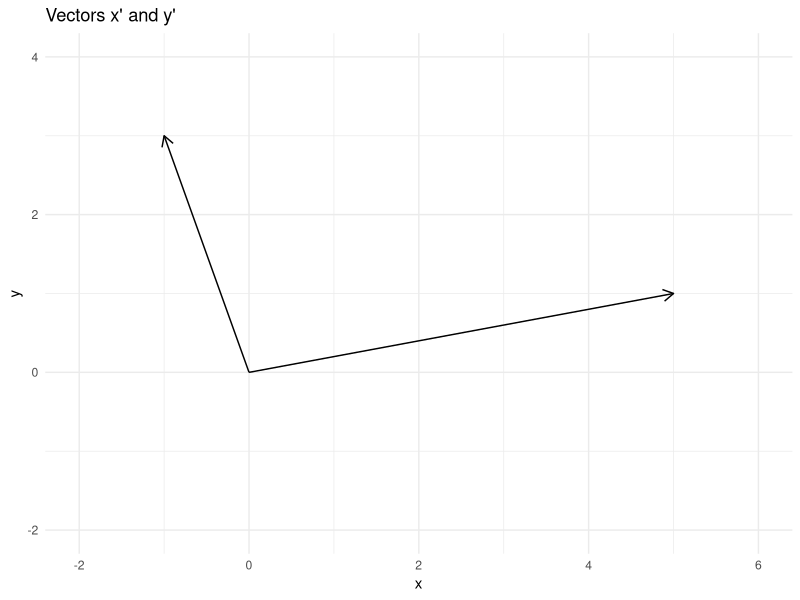
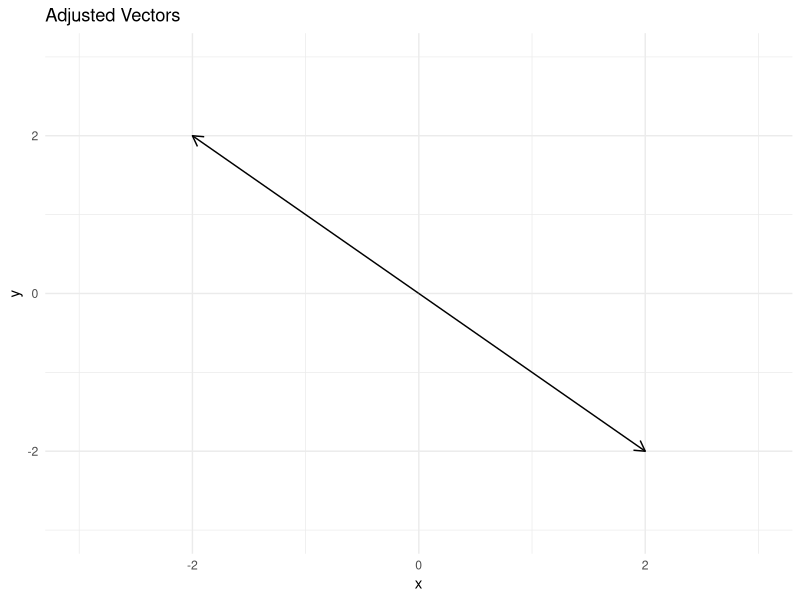

R code for these plots, in order:
## ---- chunk 1
# Panggil library yang diperlukan
library(ggplot2)
## ---- chunk 2
x <- c(5, 1, 3)
y <- c(-1,3,1)
## ---- chunk 3
# Data frame to plot vectors
vector_data <- data.frame(
  x = c(0, 0), 
  y = c(0, 0), 
  xend = c(x[1], y[1]), 
  yend = c(x[2], y[2])
)

# Plot the vectors
ggplot(vector_data, aes(x = x, y = y)) + 
  geom_segment(aes(xend = xend, yend = yend), arrow = arrow(length = unit(0.3, "cm"))) + 
  xlim(-2, 6) + 
  ylim(-2, 4) +
  ggtitle("Vectors x' and y'") + 
  xlab("x") + 
  ylab("y") + 
  theme_minimal()
## ---- chunk 4
# Length of x
length_x <- sqrt(sum(x^2))
length_x

# Dot product of x and y
dot_product <- sum(x * y)

# Length of y
length_y <- sqrt(sum(y^2))

# Cosine of the angle
cos_theta <- dot_product / (length_x * length_y)

# Angle between x and y
angle <- acos(cos_theta) * (180 / pi)
angle

# Projection of y on x
proj_scalar <- dot_product / sum(x^2)
projection <- proj_scalar * x
projection
## ---- chunk 5
# Define the adjusted vectors
adjusted_vec1 <- c(2, -2, 0)
adjusted_vec2 <- c(-2, 2, 0)

# Data frame to plot vectors
adjusted_vector_data <- data.frame(
  x = c(0, 0), 
  y = c(0, 0), 
  xend = c(adjusted_vec1[1], adjusted_vec2[1]), 
  yend = c(adjusted_vec1[2], adjusted_vec2[2])
)

# Plot the vectors
ggplot(adjusted_vector_data, aes(x = x, y = y)) + 
  geom_segment(aes(xend = xend, yend = yend), arrow = arrow(length = unit(0.3, "cm"))) + 
  xlim(-3, 3) + 
  ylim(-3, 3) +
  ggtitle("Adjusted Vectors") + 
  xlab("x") + 
  ylab("y") + 
  theme_minimal()
## ---- chunk 6
A <- matrix(c(-1, 3, 
              4, 2),
            ncol=2,byrow=TRUE)
B <- matrix(c(4, -3, 
              1, -2,
              -2, 0),
            ncol=2,byrow=TRUE)
C <- matrix(c(5,-4,2),
            ncol=1,byrow=TRUE)

list(A=A, B=B, C=C)
## ---- chunk 7
LimaA <- 5 * A
LimaA
## ---- chunk 8
BA <- B %*% A
BA
## ---- chunk 9
AtBt <- t(A) %*% t(B)
AtBt
## ---- chunk 10
CtB <- t(C) %*% B
CtB
## ---- chunk 11
if ( ncol(A) == nrow(B) ) {
  print("AB is defined")
} else {
  print("AB is not defined")
}
## ---- chunk 12
Q = matrix(c(5/13, 12/13,
             -12/13, 5/13), ncol=2, byrow=TRUE)
Q
## ---- chunk 13
# Check if Q^T * Q is the identity matrix
is_orthogonal <- all(round(t(Q) %*% Q, 10) == diag(2))

# Print the result
if (is_orthogonal) {
  print("Matriks Q adalah matriks ortogonal.")
} else {
  print("Matriks Q bukan matriks ortogonal.")
}
## ---- chunk 14
A <- matrix(c(9, -2,
              -2, 6), ncol=2, byrow=TRUE)
A
## ---- chunk 15
is_symmetric <- all(A == t(A))
if (is_symmetric) {
  print("Matriks A adalah simetris.")
} else {
  print("Matriks A bukan simetris.")
}
## ---- chunk 16
eigen_A <- eigen(A)
eigenvalues <- eigen_A$values
is_positive_definite <- all(eigenvalues > 0)
if (is_positive_definite) {
  print("Matriks A adalah definit positif.")
} else {
  print("Matriks A bukan definit positif.")
}
## ---- chunk 17
A
## ---- chunk 18
eigenvectors <- eigen_A$vectors

list(EigenValues = eigenvalues, EigenVectors = eigenvectors)
## ---- chunk 19
# Spectral decomposition is A = PDP^(-1)
# Where P is the matrix of eigenvectors and D is the diagonal matrix of eigenvalues
P <- eigenvectors
D <- diag(eigenvalues)
spectral_decomp <- P %*% D %*% solve(P)

list(P = P, Lambda = D, SpectralDecomposition = spectral_decomp)
## ---- chunk 20
inv_A <- solve(A)
inv_A
## ---- chunk 21
eigen_inv_A <- eigen(inv_A)
eigenvalues_inv_A <- eigen_inv_A$values
eigenvectors_inv_A <- eigen_inv_A$vectors

list(EigenValues = eigenvalues_inv_A, EigenVectors = eigenvectors_inv_A)
## ---- chunk 22
A <- matrix(c(1,2,
              2,-2), ncol=2, byrow=TRUE)
A
## ---- chunk 23
# Eigenvalues and eigenvectors
eigen_A <- eigen(A)
eigenvalues <- eigen_A$values
eigenvectors <- eigen_A$vectors

# Spectral decomposition
P <- eigenvectors
D <- diag(eigenvalues)
spectral_decomp <- P %*% D %*% solve(P)

list(P = P, Lambda = D, SpectralDecomposition = spectral_decomp)
## ---- chunk 24
A
## ---- chunk 25
inv_A <- solve(A)
inv_A
## ---- chunk 26
eigen_inv_A <- eigen(inv_A)
eigenvalues_inv_A <- eigen_inv_A$values
eigenvectors_inv_A <- eigen_inv_A$vectors

list(EigenValues = eigenvalues_inv_A, EigenVectors = eigenvectors_inv_A)
## ---- chunk 27
# Spectral decomposition of A^-1
P_inv_A <- eigenvectors_inv_A
D_inv_A <- diag(eigenvalues_inv_A)
spectral_decomp_inv_A <- P_inv_A %*% D_inv_A %*% solve(P_inv_A)

# Compare with the spectral decomposition of A from Exercise 3.8
list(SpectralDecomposition_A = spectral_decomp, SpectralDecomposition_Inv_A = spectral_decomp_inv_A)
## ---- chunk 28
A <- matrix(c(1,1,
              2,-2,
              2,2), ncol=2, byrow=TRUE)
A
## ---- chunk 29
AtA <- t(A) %*% A
eigen_AtA <- eigen(AtA)
eigenvalues_AtA <- eigen_AtA$values
eigenvectors_AtA <- eigen_AtA$vectors

list(EigenValues = eigenvalues_AtA, EigenVectors = eigenvectors_AtA)
## ---- chunk 30
AAt <- A %*% t(A)
eigen_AAt <- eigen(AAt)
eigenvalues_AAt <- eigen_AAt$values
eigenvectors_AAt <- eigen_AAt$vectors

list(EigenValues = eigenvalues_AAt, EigenVectors = eigenvectors_AAt)

# Check if the nonzero eigenvalues are the same
nonzero_eigenvalues_AtA <- eigenvalues_AtA[eigenvalues_AtA != 0]
nonzero_eigenvalues_AAt <- eigenvalues_AAt[eigenvalues_AAt != 0]

if (all(round(nonzero_eigenvalues_AAt, 10) == round(nonzero_eigenvalues_AtA, 10))) {
  print("Nonzero eigenvalues sama.")
} else {
  print("Nonzero eigenvalues tidak sama.")
}
## ---- chunk 31
svd_A <- svd(A)

list(U = svd_A$u, Sigma = diag(svd_A$d), V = svd_A$v)
## ---- chunk 32
Sigma <- matrix(c(4,0,0,
                  0,9,0,
                  0,0,1), ncol=3, byrow=TRUE)
Sigma
## ---- chunk 33
inv_Sigma <- solve(Sigma)
inv_Sigma
## ---- chunk 34
eigen_Sigma <- eigen(Sigma)
eigenvalues_Sigma <- eigen_Sigma$values
eigenvectors_Sigma <- eigen_Sigma$vectors

list(EigenValues = eigenvalues_Sigma, EigenVectors = eigenvectors_Sigma)
## ---- chunk 35
eigen_inv_Sigma <- eigen(inv_Sigma)
eigenvalues_inv_Sigma <- eigen_inv_Sigma$values
eigenvectors_inv_Sigma <- eigen_inv_Sigma$vectors

list(EigenValues = eigenvalues_inv_Sigma, EigenVectors = eigenvectors_inv_Sigma)
## ---- chunk 36
Sigma <- matrix(c(25,-2,4,
                  -2,4,1,
                  4,1,9), ncol=3, byrow=TRUE)
Sigma
## ---- chunk 37
# Eigenvalues and eigenvectors of Sigma
eigen_Sigma <- eigen(Sigma)
eigenvalues_Sigma <- eigen_Sigma$values
eigenvectors_Sigma <- eigen_Sigma$vectors

# Diagonal matrix of eigenvalues (rho)
rho <- diag(eigenvalues_Sigma)

# Matrix of eigenvectors (V^1/2)
V_half <- eigenvectors_Sigma

list(Rho = rho, V_half = V_half)
## ---- chunk 38
result <- V_half %*% rho %*% t(V_half)
result

# Check if the result is equals to Sigma
if (all(round(result, 10) == round(Sigma, 10))) {
  print("Hubungan V^1/2 * rho * V^1/2 = Sigma terpenuhi.")
} else {
  print("Hubungan V^1/2 * rho * V^1/2 = Sigma tidak terpenuhi.")
}
## ---- chunk 39
mu_X <- c(3,2,-2,0)
Sigma_X <- diag(c(3,3,3,3))
Sigma_X
## ---- chunk 40
A <- matrix(c(1,-1,0,0,
              1,1,-2,0,
              1,1,1,-3), ncol=4, byrow=TRUE)
A
## ---- chunk 41
# Calculate E(AX) = A * mu_X
E_AX <- A %*% mu_X
E_AX
## ---- chunk 42
# Calculate Cov(AX) = A * Sigma_X * A'
Cov_AX <- A %*% Sigma_X %*% t(A)
Cov_AX
## ---- chunk 43
# Find the pairs of linear combinations with zero covariances
zero_covariances <- which(Cov_AX == 0, arr.ind = TRUE)

# Print the pairs of linear combinations with zero covariances
zero_covariances
## ---- chunk 44
Sigma_X <- matrix(c(3,1,1,1,
                    1,3,1,1,
                    1,1,3,1,
                    1,1,1,3), ncol=4, byrow=TRUE)

list(Sigma_X = Sigma_X, A = A)
## ---- chunk 45
# Calculate E(AX) = A * mu_X
E_AX <- A %*% mu_X
E_AX
## ---- chunk 46
# Calculate Cov(AX) = A * Sigma_X * A'
Cov_AX <- A %*% Sigma_X %*% t(A)
Cov_AX
## ---- chunk 47
# Find the pairs of linear combinations with zero covariances
zero_covariances <- which(Cov_AX == 0, arr.ind = TRUE)

# Print the pairs of linear combinations with zero covariances
zero_covariances
